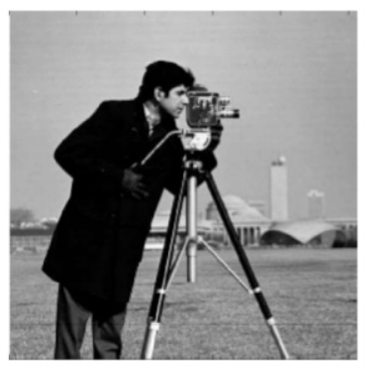
#> input picture 12. hafta/resim/fotografci.png, 365 x 367 px
$ python 1_resim_yumusatma.py
#> lines starting #> are read from the running program, lines starting #| are printed output that depends on the picture
import cv2 as cv

resim = cv.imread("resim/fotografci.png")
#> resim is the input picture: shape (367, 365, 3); mean B, G, R 138.2, 138.2, 138.2

yumusatilmis_resim = cv.blur(resim, (50, 50))
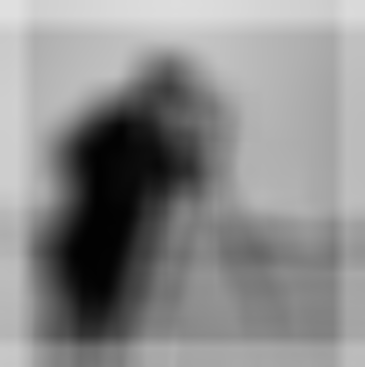
#> yumusatilmis_resim: shape (367, 365, 3); mean B, G, R 138, 138, 138

cv.imshow("a", yumusatilmis_resim)
cv.waitKey(0)

$ run again, with 12. hafta/resim/madeni_para.jpg saved as 12. hafta/resim/fotografci.png
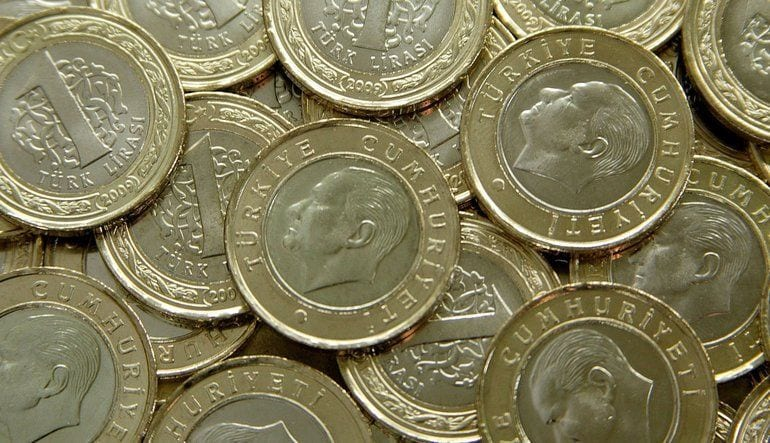
#> input picture 12. hafta/resim/madeni_para.jpg, 770 x 443 px
#> resim is the input picture: shape (443, 770, 3); mean B, G, R 88.9, 123, 129.1
#> `yumusatilmis_resim = cv.blur(resim, (50, 50))`:
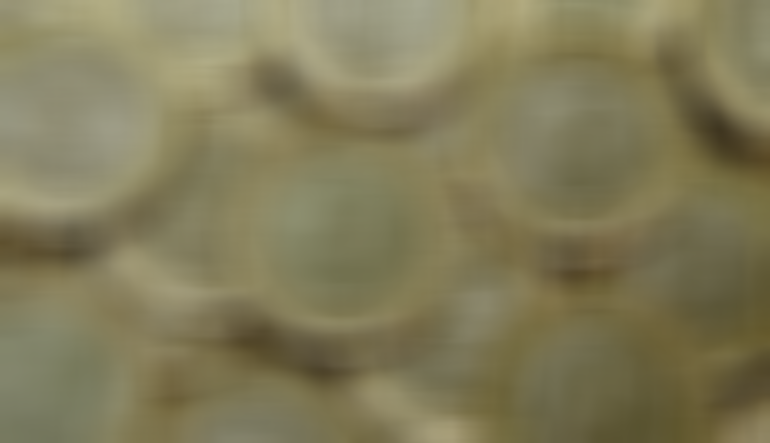
#> yumusatilmis_resim: shape (443, 770, 3); mean B, G, R 88.9, 123, 129.2
